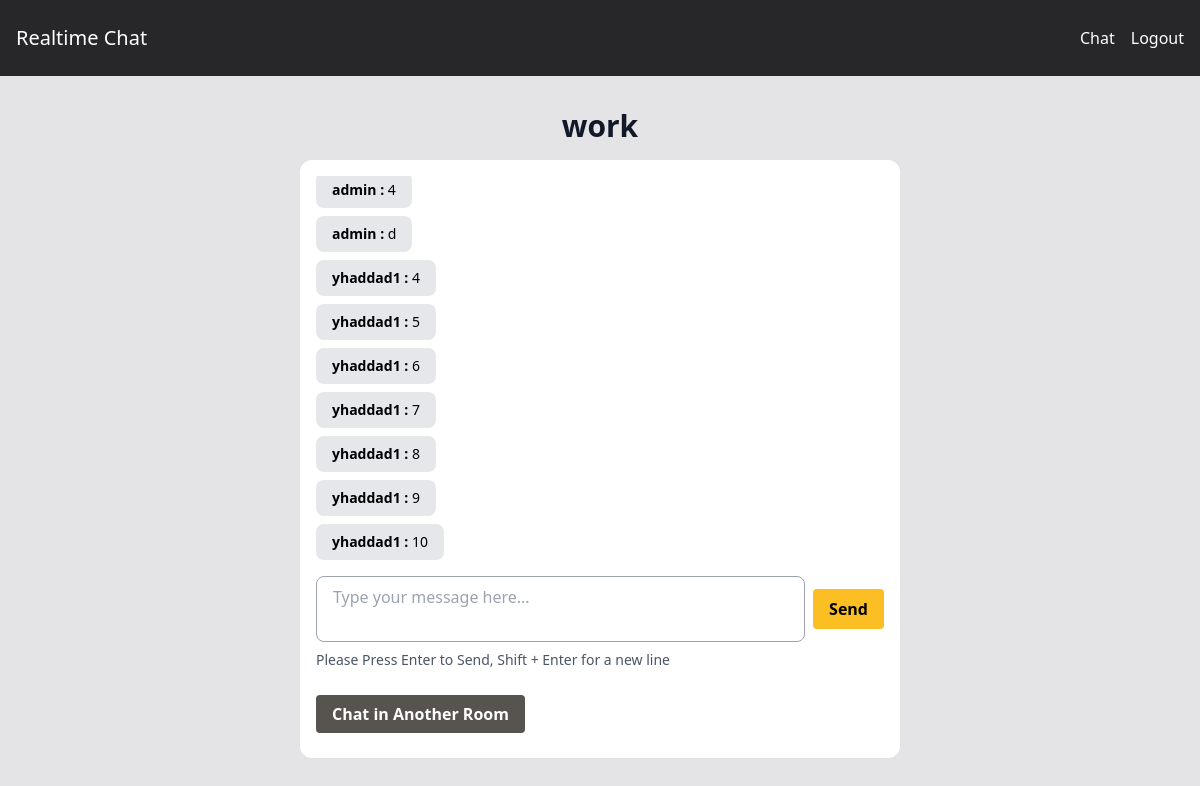
Page /rooms/work/ (signed in) on the earlier database version.
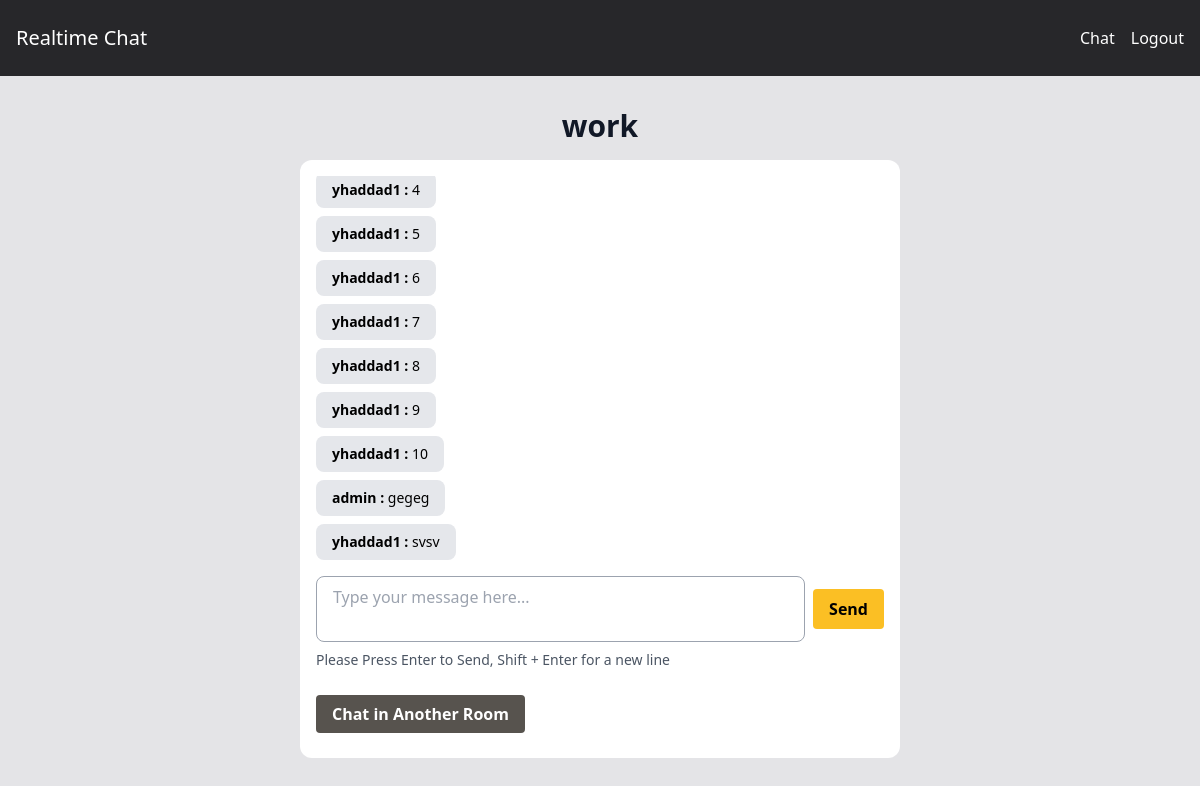
Same page on the later database version.
### room/models.py (models this page shows, shortened)
class Room(models.Model):
    name = models.CharField(max_length=200)
    slug = models.SlugField(max_length=255, unique=True)

class Message(models.Model):
    room = models.ForeignKey(Room, related_name="messages", on_delete=models.CASCADE)
    user = models.ForeignKey(User, related_name="messages", on_delete=models.CASCADE)
    content = models.TextField()
    date_added = models.DateTimeField(auto_now_add=True)
    class Meta:
        ordering = ("date_added",)

### room/views.py (the view)
# urls.py: path("rooms/", include('room.urls'), name="rooms"),
@login_required
def room(request, slug):
    room = Room.objects.get(slug=slug)
    messages = Message.objects.filter(room=room)[0:10]
    return render(request, 'room/room.html', {'room': room, 'messages': messages})

### core/templates/room/room.html (shortened to what this page needs)
{% extends "core/base.html" %}
{% block content %}
<div class="mb-4">
    <h1 class="text-3xl text-center font-bold text-gray-900 mt-8">{{ room.name }}</h1>
</div>
<div class="lg:w-2/4 mx-4 lg:mx-auto p-4 bg-white rounded-xl">
    <div class="flex flex-col gap-4 max-h-96 min-h-96 overflow-y-auto">
        <div id="chat-log" class="flex flex-col gap-2 overflow-y-auto">
            {% for message in room.messages.all %}
                <div class="flex items-center self-start">
                    <div class="bg-gray-200 rounded-lg py-2 px-4">
                        <p class="text-sm"><b>{{ message.user.username }} :</b> {{ message.content }}</p>
                    </div>
                </div>
            {% endfor %}
        </div>
    </div>
    <div class="w-full mt-4">
        <form action="/" method="post" id="message-form" class="flex flex-col">
            <div class="flex items-center mb-2">
                <textarea name="message" id="message" class="required flex-1 border border-gray-400 rounded-lg py-2 px-4 resize-none" placeholder="Type your message here..."></textarea>
                <button id="submit-message" type="submit" class="ml-2 bg-amber-400 hover:bg-amber-500 text-black font-bold py-2 px-4 rounded">Send</button>
            </div>
            <p class="text-sm text-gray-600 self-start">Please Press Enter to Send, Shift + Enter for a new line</p>
        </form>
    </div>
    <div class="w-full mt-4 py-4">
        <a href="{% url 'rooms' %}" class="bg-stone-600 text-white font-bold py-2 px-4 rounded">Chat in Another Room</a>
    </div>
</div>
{% endblock %}

### core/templates/core/base.html (shortened to what this page needs)
<!DOCTYPE html>
<html lang="en">
    <head>
        <script src="https://cdn.tailwindcss.com"></script>
    </head>
    <body class="bg-zinc-200">
        <nav class="flex items-center justify-between px-4 py-6 flex-wrap bg-zinc-800">
            <div>
                <a href="/" class="text-xl text-white">Realtime Chat</a>
            </div>
            <div class="flex items-center space-x-4">
                {% if user.is_authenticated %}
                <a href="/rooms" class="text-white hover:text-gray-200">Chat</a>
                <a href="/logout" class="text-white hover:text-gray-200">Logout</a>
                {% else %}
                <a href="/login" class="text-white hover:text-gray-200">Login</a>
                <a href="/register" class="bg-amber-400 hover:bg-amber-500 text-black font-bold py-2 px-4 rounded">Register</a>
                {% endif %}
            </div>
        </nav>
        {% block content %}{% endblock %}
    </body>
</html>

### core/templates/core/base.html (style rules this page uses)
#chat-log { overflow-y: auto; }

Differences in the rows shown:
no longer on this page (row unchanged): Message: user.username "admin", content "4"
no longer on this page (row unchanged): Message: user.username "admin", content "d"
added Message: user.username "admin", content "gegeg"
added Message: user.username "yhaddad1", content "svsv"
